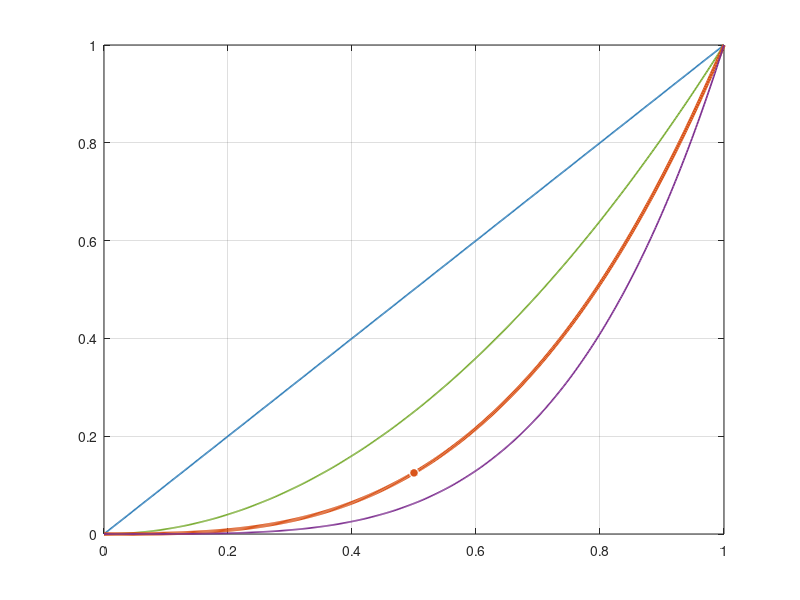

Write MATLAB code to recreate this figure. (Note: this script raises an error after producing the figure.)
function export_simp_figure()
%EXPORT_SIMP_FIGURE Create the report figure for SIMP material interpolation.

repoRoot = fileparts(fileparts(mfilename('fullpath')));
figuresDir = fullfile(repoRoot, 'figures');
if ~isfolder(figuresDir)
  mkdir(figuresDir);
end

rho = linspace(0, 1, 600);
E0 = 1;
Emin = 1e-9;
penalties = [1 2 3 4];
colors = [
  0.18 0.49 0.72
  0.47 0.67 0.19
  0.85 0.33 0.10
  0.49 0.18 0.56
];

fig = figure('Visible', 'off', 'Color', 'w', 'Units', 'centimeters', ...
  'Position', [2 2 15.5 9.5]);
ax = axes(fig);
hold(ax, 'on');
box(ax, 'on');
grid(ax, 'on');

for idx = 1:numel(penalties)
  p = penalties(idx);
  E = Emin + rho.^p .* (E0 - Emin);
  if p == 3
    lineWidth = 2.6;
  else
    lineWidth = 1.25;
  end
  plot(ax, rho, E, 'LineWidth', lineWidth, 'Color', colors(idx, :), ...
    'DisplayName', sprintf('p = %d', p));
end

rhoStar = 0.5;
EStar = Emin + rhoStar^3 * (E0 - Emin);
plot(ax, rhoStar, EStar, 'o', 'MarkerSize', 6.5, ...
  'MarkerFaceColor', colors(3, :), 'MarkerEdgeColor', 'w', ...
  'LineWidth', 0.9, 'HandleVisibility', 'off');
xline(ax, rhoStar, '--', 'Color', [0.35 0.35 0.35], 'LineWidth', 0.9, ...
  'HandleVisibility', 'off');
yline(ax, EStar, '--', 'Color', [0.35 0.35 0.35], 'LineWidth', 0.9, ...
  'HandleVisibility', 'off');

text(ax, rhoStar + 0.035, EStar + 0.055, ...
  sprintf('V^* = %.1f,  E/E_0 = %.3f', rhoStar, EStar), ...
  'FontSize', 9, 'Color', [0.16 0.16 0.16], ...
  'BackgroundColor', 'w', 'Margin', 2.5);

xlabel(ax, 'Physical density \rho');
ylabel(ax, 'Normalized stiffness E(\rho) / E_0');
title(ax, 'SIMP material interpolation');
legend(ax, 'Location', 'northwest', 'Box', 'off');
xlim(ax, [0 1]);
ylim(ax, [0 1]);
xticks(ax, 0:0.1:1);
yticks(ax, 0:0.1:1);
set(ax, 'FontName', 'Arial', 'FontSize', 9.5, 'LineWidth', 0.8, ...
  'GridAlpha', 0.18, 'MinorGridAlpha', 0.10);

exportgraphics(fig, fullfile(figuresDir, 'simp_interpolation.png'), ...
  'Resolution', 300);
exportgraphics(fig, fullfile(figuresDir, 'simp_interpolation.pdf'), ...
  'ContentType', 'vector');
close(fig);
end
